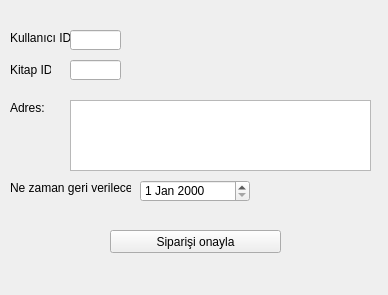
<?xml version="1.0" encoding="UTF-8"?>
<ui version="4.0">
 <class>Form</class>
 <widget class="QWidget" name="Form">
  <property name="geometry">
   <rect>
    <x>0</x>
    <y>0</y>
    <width>388</width>
    <height>295</height>
   </rect>
  </property>
  <property name="windowTitle">
   <string>Form</string>
  </property>
  <widget class="QLineEdit" name="lineEdit_kitap_id">
   <property name="geometry">
    <rect>
     <x>70</x>
     <y>60</y>
     <width>51</width>
     <height>20</height>
    </rect>
   </property>
  </widget>
  <widget class="QLabel" name="label">
   <property name="geometry">
    <rect>
     <x>10</x>
     <y>60</y>
     <width>41</width>
     <height>20</height>
    </rect>
   </property>
   <property name="text">
    <string>Kitap ID:</string>
   </property>
  </widget>
  <widget class="QLabel" name="label_2">
   <property name="geometry">
    <rect>
     <x>10</x>
     <y>100</y>
     <width>41</width>
     <height>16</height>
    </rect>
   </property>
   <property name="text">
    <string>Adres:</string>
   </property>
  </widget>
  <widget class="QLabel" name="label_3">
   <property name="geometry">
    <rect>
     <x>10</x>
     <y>180</y>
     <width>121</width>
     <height>16</height>
    </rect>
   </property>
   <property name="text">
    <string>Ne zaman geri verilecek:</string>
   </property>
  </widget>
  <widget class="QLabel" name="label_4">
   <property name="geometry">
    <rect>
     <x>10</x>
     <y>30</y>
     <width>61</width>
     <height>16</height>
    </rect>
   </property>
   <property name="text">
    <string>Kullanıcı ID:</string>
   </property>
  </widget>
  <widget class="QLineEdit" name="lineEdit_kullanici_id">
   <property name="geometry">
    <rect>
     <x>70</x>
     <y>30</y>
     <width>51</width>
     <height>20</height>
    </rect>
   </property>
  </widget>
  <widget class="QTextEdit" name="textEdit_adres">
   <property name="geometry">
    <rect>
     <x>70</x>
     <y>100</y>
     <width>301</width>
     <height>71</height>
    </rect>
   </property>
  </widget>
  <widget class="QPushButton" name="pushButton_onayla">
   <property name="geometry">
    <rect>
     <x>110</x>
     <y>230</y>
     <width>171</width>
     <height>23</height>
    </rect>
   </property>
   <property name="text">
    <string>Siparişi onayla</string>
   </property>
  </widget>
  <widget class="QDateEdit" name="dateEdit_tarih">
   <property name="geometry">
    <rect>
     <x>140</x>
     <y>180</y>
     <width>110</width>
     <height>22</height>
    </rect>
   </property>
  </widget>
 </widget>
 <resources/>
 <connections/>
</ui>
